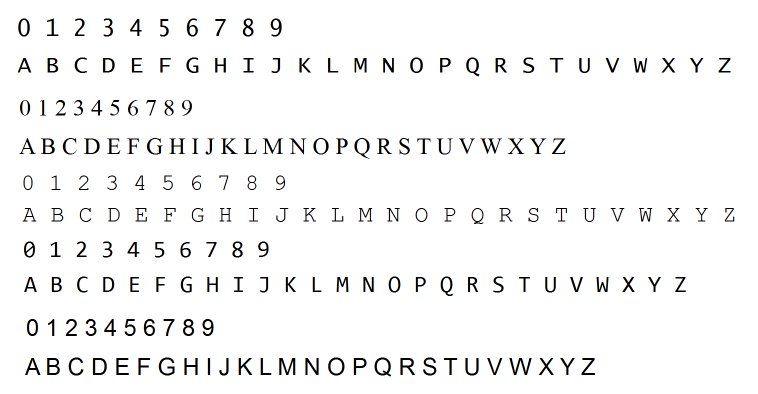
#> input picture Grid 2 - Character Recogonition with KNN/training_chars.png, 1516 x 788 px (shown at 1/2 size)
$ python 'Train Char.py'
#> lines starting #> are read from the running program, lines starting #| are printed output that depends on the picture; after the words box and inside, x2 and y2 are one past the last pixel; in counts of white or black regions, pixels touching at a corner belong together
import cv2
import numpy as np
import sys
import imutils

image=cv2.imread("training_chars.png")
#> image is the input picture: shape (788, 1516, 3); mean B, G, R 245.2, 245.2, 245.2
#image =imutils.resize(image,width=400)


if(image is None):
    print("error")

gray = cv2.cvtColor(image , cv2.COLOR_BGR2GRAY)
blur = cv2.GaussianBlur(gray , (5,5), 0)
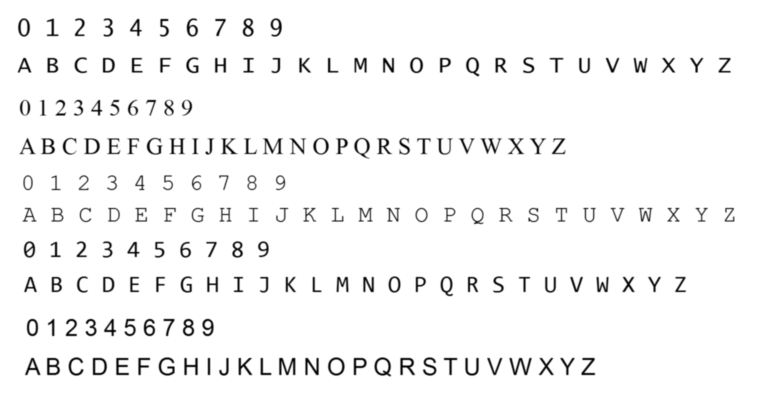
#> blur: shape (788, 1516) (shown at 1/2 size); min 0, max 255, mean 245.2
thresh = cv2.adaptiveThreshold(blur , 255 , cv2.ADAPTIVE_THRESH_GAUSSIAN_C , cv2.THRESH_BINARY_INV, 11, 2)
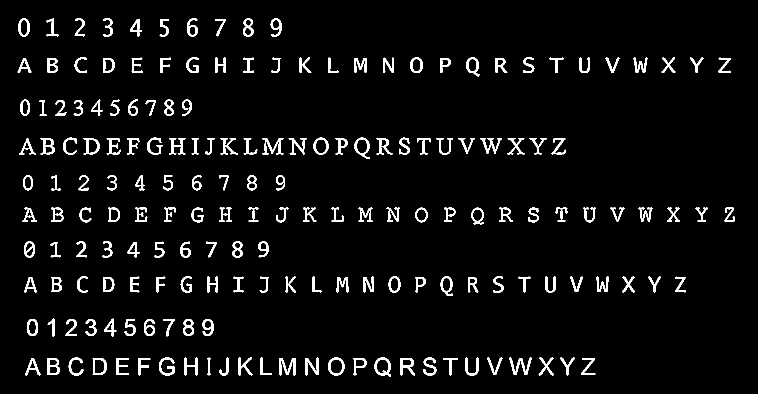
#> thresh: shape (788, 1516) (shown at 1/2 size); 4.5% white; 180 white regions

cv2.imshow("Threshold" , thresh)

threshCopy = thresh.copy()

contours , hierarchy = cv2.findContours(threshCopy, cv2.RETR_EXTERNAL, cv2.CHAIN_APPROX_SIMPLE)
#> contours = 180 contours; largest, box (x1, y1, x2, y2) and area: (749, 715, 782, 753) 918, (656, 715, 689, 751) 908, (709, 275, 740, 318) 817, (185, 716, 214, 750) 805, (627, 275, 657, 310) 782

flatimg1 = np.empty((0, 20*30))

classification = []

validchar = [ord('0'), ord('1'), ord('2'), ord('3'), ord('4'), ord('5'), ord('6'), ord('7'), ord('8'), ord('9'),
                     ord('A'), ord('B'), ord('C'), ord('D'), ord('E'), ord('F'), ord('G'), ord('H'), ord('I'), ord('J'),
                     ord('K'), ord('L'), ord('M'), ord('N'), ord('O'), ord('P'), ord('Q'), ord('R'), ord('S'), ord('T'),
                     ord('U'), ord('V'), ord('W'), ord('X'), ord('Y'), ord('Z')]

#print(cv2.contourArea(contours[0]))
for i in contours:
    if(cv2.contourArea(i) > 100):
        x,y,w,h = cv2.boundingRect(i)
        #cv2.rectange(image,(x,y),(x+w,y+h),(0,0,255),2)

        crop=thresh[y:y+h , x:x+w]
        resize = cv2.resize(crop , (20,30))
        #edged = cv2.Canny(resize , 170 ,200)

        cv2.imshow("a", crop)
        cv2.imshow("b", resize)
        cv2.imshow("training_numbers.png", image)

        press=cv2.waitKey(0)

        if(press == 27):
            sys.exit()
#> (the program exits here)
